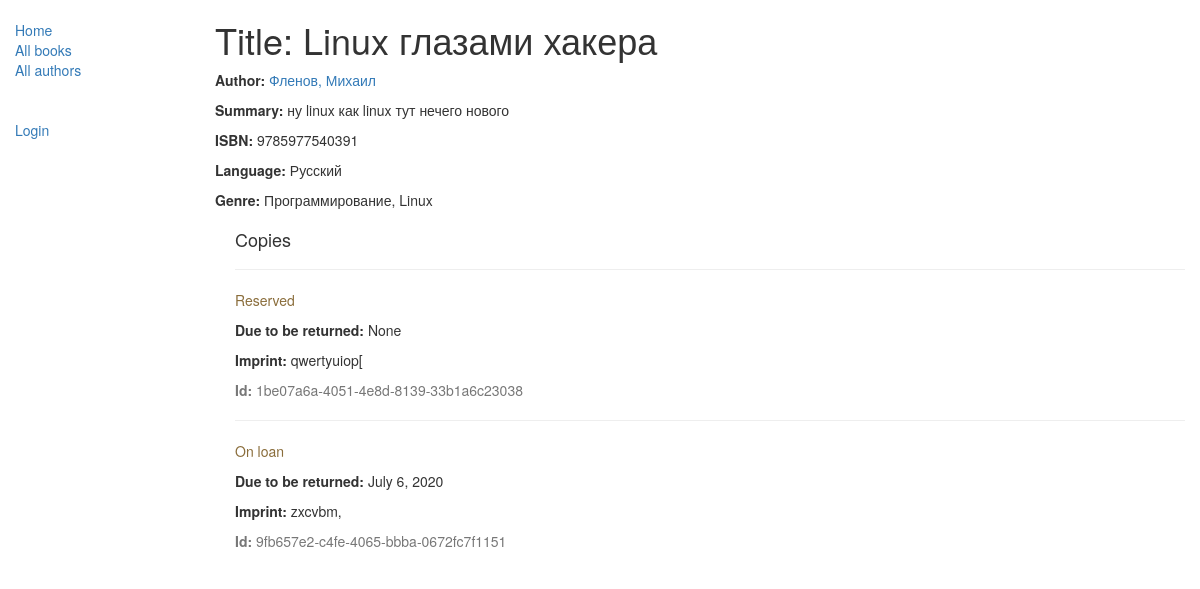
/catalog/book/2, run on the app's committed database.
### catalog/models.py (models this page shows, shortened)
class Book(models.Model):
    title = models.CharField(max_length=200)
    author = models.ForeignKey('Author', on_delete=models.SET_NULL, null=True)
    summary = models.TextField(max_length=1000, help_text="Enter a brief description of the book")
    isbn = models.CharField('ISBN', max_length=13,
                            help_text='13 Character <a href="https://www.isbn-international.org/content/what-isbn'
                                      '">ISBN number</a>')
    genre = models.ManyToManyField(Genre, help_text="Select a genre for this book")
    language = models.ForeignKey('Language', on_delete=models.SET_NULL, null=True)
    def display_genre(self):
        """
        Creates a string for the Genre. This is required to display genre in Admin.
        """
        return ', '.join([ genre.name for genre in self.genre.all()[:3] ])
    display_genre.short_description = 'Genre'

class Author(models.Model):
    first_name = models.CharField(max_length=100)
    last_name = models.CharField(max_length=100)
    date_of_birth = models.DateField(null=True, blank=True)
    date_of_death = models.DateField('Died', null=True, blank=True)
    def __str__(self):
        return '%s, %s' % (self.last_name, self.first_name)
    class Meta:
        ordering = ['last_name']

class Language(models.Model):
    name = models.CharField(max_length=200,
                            help_text="Enter the book's natural language (e.g. English, French, Japanese etc.)")
    def __str__(self):
        return self.name

class Genre(models.Model):
    name = models.CharField(max_length=200, help_text="Enter a book genre (e.g. Science Fiction, French Poetry etc.)")
    def __str__(self):
        return self.name

class BookInstance(models.Model):
    id = models.UUIDField(primary_key=True, default=uuid.uuid4, help_text="Unique ID for this particular book across whole library")
    book = models.ForeignKey('Book', on_delete=models.SET_NULL, null=True)
    imprint = models.CharField(max_length=200)
    due_back = models.DateField(null=True, blank=True)
    borrower = models.ForeignKey(User, on_delete=models.SET_NULL, null=True, blank=True)
    LOAN_STATUS = (
        ('m', 'Maintenance'),
        ('o', 'On loan'),
        ('a', 'Available'),
        ('r', 'Reserved'),
    )
    status = models.CharField(max_length=1, choices=LOAN_STATUS, blank=True, default='m', help_text='Book availability')
    class Meta:
        ordering = ["due_back"]
        permissions = (("can_mark_returned", "Set book as returned"),)

### catalog/views.py (the view)
# urls.py: url(r'^book/(?P<pk>\d+)$', views.BookDetailView.as_view(), name='book-detail'),
class BookDetailView(generic.DetailView):
    model = Book

### catalog/templates/catalog/book_detail.html (shortened to what this page needs)
{% extends "base_generic.html" %}
{% block content %}
  <h1>Title: {{ book.title }}</h1>
  <p><strong>Author:</strong> <a href="">{{ book.author }}</a></p>
  <p><strong>Summary:</strong> {{ book.summary }}</p>
  <p><strong>ISBN:</strong> {{ book.isbn }}</p>
  <p><strong>Language:</strong> {{ book.language }}</p>
  <p><strong>Genre:</strong> {% for genre in book.genre.all %} {{ genre }}{% if not forloop.last %}, {% endif %}{% endfor %}</p>
  <div style="margin-left:20px;margin-top:20px">
    <h4>Copies</h4>
    {% for copy in book.bookinstance_set.all %}
    <hr>
    <p class="{% if copy.status == 'a' %}text-success{% elif copy.status == 'd' %}text-danger{% else %}text-warning{% endif %}">{{ copy.get_status_display }}</p>
    {% if copy.status != 'a' %}<p><strong>Due to be returned:</strong> {{copy.due_back}}</p>{% endif %}
    <p><strong>Imprint:</strong> {{copy.imprint}}</p>
    <p class="text-muted"><strong>Id:</strong> {{copy.id}}</p>
    {% endfor %}
  </div>
{% endblock %}

### data on the page
Book: title "Linux глазами хакера", author "Фленов, Михаил", summary "ну linux как linux тут нечего нового", isbn "9785977540391", language "Русский"
Genre: name "Программирование"
Genre: name "Linux"
BookInstance: status "Reserved", due_back "None", imprint "qwertyuiop[", id "1be07a6a-4051-4e8d-8139-33b1a6c23038"
BookInstance: status "On loan", due_back "July 6, 2020", imprint "zxcvbm,", id "9fb657e2-c4fe-4065-bbba-0672fc7f1151"
